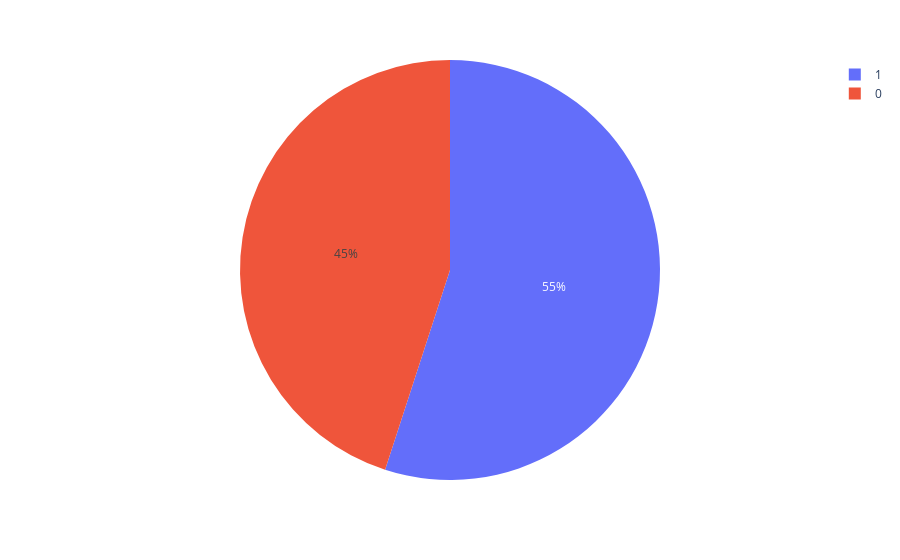

The code cell stored with this chart in its notebook:
### Code cell
px.pie(df_age_min_16, values='Counts', names='Survived')

### Figure 1 — Plotly figure (JSON) as saved in the notebook; plotly's stock layout.template omitted (floating-point values rounded to 4 significant figures)
{"data": [{"domain": {"x": [0, 1], "y": [0, 1]}, "hovertemplate": "Survived=%{label}<br>Counts=%{value}<extra></extra>", "labels": [0, 1], "legendgroup": "", "name": "", "showlegend": true, "type": "pie", "values": [45, 55]}], "layout": {"legend": {"tracegroupgap": 0}, "margin": {"t": 60}}}
